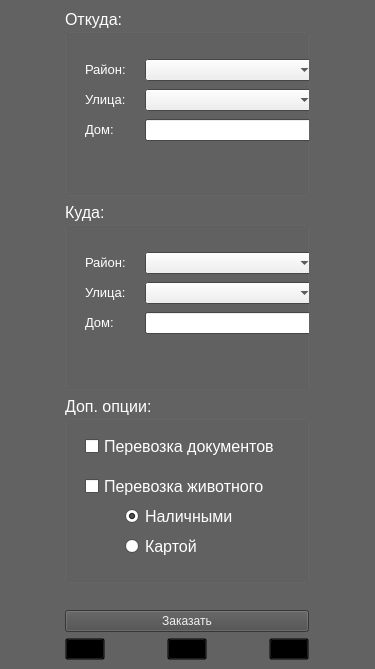
<?xml version="1.0" encoding="UTF-8"?>
<ui version="4.0">
 <class>MainWindow</class>
 <widget class="QMainWindow" name="MainWindow">
  <property name="geometry">
   <rect>
    <x>0</x>
    <y>0</y>
    <width>375</width>
    <height>669</height>
   </rect>
  </property>
  <property name="palette">
   <palette>
    <active>
     <colorrole role="Base">
      <brush brushstyle="SolidPattern">
       <color alpha="255">
        <red>255</red>
        <green>255</green>
        <blue>255</blue>
       </color>
      </brush>
     </colorrole>
     <colorrole role="Window">
      <brush brushstyle="SolidPattern">
       <color alpha="255">
        <red>98</red>
        <green>98</green>
        <blue>98</blue>
       </color>
      </brush>
     </colorrole>
    </active>
    <inactive>
     <colorrole role="Base">
      <brush brushstyle="SolidPattern">
       <color alpha="255">
        <red>255</red>
        <green>255</green>
        <blue>255</blue>
       </color>
      </brush>
     </colorrole>
     <colorrole role="Window">
      <brush brushstyle="SolidPattern">
       <color alpha="255">
        <red>98</red>
        <green>98</green>
        <blue>98</blue>
       </color>
      </brush>
     </colorrole>
    </inactive>
    <disabled>
     <colorrole role="Base">
      <brush brushstyle="SolidPattern">
       <color alpha="255">
        <red>98</red>
        <green>98</green>
        <blue>98</blue>
       </color>
      </brush>
     </colorrole>
     <colorrole role="Window">
      <brush brushstyle="SolidPattern">
       <color alpha="255">
        <red>98</red>
        <green>98</green>
        <blue>98</blue>
       </color>
      </brush>
     </colorrole>
    </disabled>
   </palette>
  </property>
  <property name="windowTitle">
   <string>MainWindow</string>
  </property>
  <widget class="QWidget" name="centralwidget">
   <layout class="QGridLayout" name="gridLayout">
    <item row="1" column="0">
     <widget class="QPushButton" name="taxi_btn">
      <property name="sizePolicy">
       <sizepolicy hsizetype="Maximum" vsizetype="Fixed">
        <horstretch>0</horstretch>
        <verstretch>0</verstretch>
       </sizepolicy>
      </property>
      <property name="styleSheet">
       <string notr="true">QPushButton#taxi_btn {
        background-color: transparent;
    }
QPushButton#taxi_btn:hover {
        background-color: rgb(75, 75, 75);
		border-radius: 20px;
    }</string>
      </property>
      <property name="text">
       <string/>
      </property>
      <property name="icon">
       <iconset>
        <normaloff>img/taxi_2.png</normaloff>img/taxi_2.png</iconset>
      </property>
      <property name="iconSize">
       <size>
        <width>48</width>
        <height>48</height>
       </size>
      </property>
     </widget>
    </item>
    <item row="1" column="1">
     <widget class="QPushButton" name="account_btn">
      <property name="sizePolicy">
       <sizepolicy hsizetype="Maximum" vsizetype="Fixed">
        <horstretch>0</horstretch>
        <verstretch>0</verstretch>
       </sizepolicy>
      </property>
      <property name="styleSheet">
       <string notr="true">QPushButton#account_btn {
        background-color: transparent;
    }
QPushButton#account_btn:hover {
        background-color: rgb(75, 75, 75);
		border-radius: 20px;
    }</string>
      </property>
      <property name="text">
       <string/>
      </property>
      <property name="icon">
       <iconset>
        <normaloff>img/profile_2.png</normaloff>img/profile_2.png</iconset>
      </property>
      <property name="iconSize">
       <size>
        <width>48</width>
        <height>48</height>
       </size>
      </property>
     </widget>
    </item>
    <item row="1" column="2">
     <widget class="QPushButton" name="story_btn">
      <property name="sizePolicy">
       <sizepolicy hsizetype="Maximum" vsizetype="Fixed">
        <horstretch>0</horstretch>
        <verstretch>0</verstretch>
       </sizepolicy>
      </property>
      <property name="styleSheet">
       <string notr="true">QPushButton#story_btn {
        background-color: transparent;
    }
QPushButton#story_btn:hover {
        background-color: rgb(75, 75, 75);
		border-radius: 20px;
    }</string>
      </property>
      <property name="text">
       <string/>
      </property>
      <property name="icon">
       <iconset>
        <normaloff>img/story_2.png</normaloff>img/story_2.png</iconset>
      </property>
      <property name="iconSize">
       <size>
        <width>48</width>
        <height>48</height>
       </size>
      </property>
     </widget>
    </item>
    <item row="0" column="0" colspan="3">
     <layout class="QGridLayout" name="gridLayout_2">
      <item row="2" column="1">
       <widget class="QGroupBox" name="groupBox_3">
        <property name="palette">
         <palette>
          <active>
           <colorrole role="WindowText">
            <brush brushstyle="SolidPattern">
             <color alpha="255">
              <red>255</red>
              <green>255</green>
              <blue>255</blue>
             </color>
            </brush>
           </colorrole>
          </active>
          <inactive>
           <colorrole role="WindowText">
            <brush brushstyle="SolidPattern">
             <color alpha="255">
              <red>255</red>
              <green>255</green>
              <blue>255</blue>
             </color>
            </brush>
           </colorrole>
          </inactive>
          <disabled>
           <colorrole role="WindowText">
            <brush brushstyle="SolidPattern">
             <color alpha="255">
              <red>120</red>
              <green>120</green>
              <blue>120</blue>
             </color>
            </brush>
           </colorrole>
          </disabled>
         </palette>
        </property>
        <property name="font">
         <font>
          <pointsize>12</pointsize>
         </font>
        </property>
        <property name="title">
         <string>Доп. опции:</string>
        </property>
        <widget class="QCheckBox" name="drive_docs_checker">
         <property name="geometry">
          <rect>
           <x>20</x>
           <y>40</y>
           <width>241</width>
           <height>20</height>
          </rect>
         </property>
         <property name="text">
          <string>Перевозка документов</string>
         </property>
        </widget>
        <widget class="QCheckBox" name="drive_animals_checker">
         <property name="geometry">
          <rect>
           <x>20</x>
           <y>80</y>
           <width>241</width>
           <height>20</height>
          </rect>
         </property>
         <property name="text">
          <string>Перевозка животного</string>
         </property>
        </widget>
        <widget class="QRadioButton" name="radio_with_cash">
         <property name="geometry">
          <rect>
           <x>60</x>
           <y>110</y>
           <width>141</width>
           <height>20</height>
          </rect>
         </property>
         <property name="text">
          <string>Наличными</string>
         </property>
         <property name="checked">
          <bool>true</bool>
         </property>
        </widget>
        <widget class="QRadioButton" name="radio_with_card">
         <property name="geometry">
          <rect>
           <x>60</x>
           <y>140</y>
           <width>141</width>
           <height>20</height>
          </rect>
         </property>
         <property name="text">
          <string>Картой</string>
         </property>
        </widget>
       </widget>
      </item>
      <item row="0" column="1">
       <widget class="QGroupBox" name="groupBox">
        <property name="palette">
         <palette>
          <active>
           <colorrole role="WindowText">
            <brush brushstyle="SolidPattern">
             <color alpha="255">
              <red>255</red>
              <green>255</green>
              <blue>255</blue>
             </color>
            </brush>
           </colorrole>
          </active>
          <inactive>
           <colorrole role="WindowText">
            <brush brushstyle="SolidPattern">
             <color alpha="255">
              <red>255</red>
              <green>255</green>
              <blue>255</blue>
             </color>
            </brush>
           </colorrole>
          </inactive>
          <disabled>
           <colorrole role="WindowText">
            <brush brushstyle="SolidPattern">
             <color alpha="255">
              <red>120</red>
              <green>120</green>
              <blue>120</blue>
             </color>
            </brush>
           </colorrole>
          </disabled>
         </palette>
        </property>
        <property name="font">
         <font>
          <pointsize>12</pointsize>
         </font>
        </property>
        <property name="title">
         <string>Откуда:</string>
        </property>
        <widget class="QComboBox" name="from_dist">
         <property name="geometry">
          <rect>
           <x>80</x>
           <y>50</y>
           <width>171</width>
           <height>22</height>
          </rect>
         </property>
        </widget>
        <widget class="QLabel" name="label">
         <property name="geometry">
          <rect>
           <x>20</x>
           <y>50</y>
           <width>51</width>
           <height>20</height>
          </rect>
         </property>
         <property name="font">
          <font>
           <pointsize>10</pointsize>
          </font>
         </property>
         <property name="text">
          <string>Район:</string>
         </property>
        </widget>
        <widget class="QLabel" name="label_2">
         <property name="geometry">
          <rect>
           <x>20</x>
           <y>80</y>
           <width>51</width>
           <height>20</height>
          </rect>
         </property>
         <property name="font">
          <font>
           <pointsize>10</pointsize>
          </font>
         </property>
         <property name="text">
          <string>Улица:</string>
         </property>
        </widget>
        <widget class="QComboBox" name="from_street">
         <property name="geometry">
          <rect>
           <x>80</x>
           <y>80</y>
           <width>171</width>
           <height>22</height>
          </rect>
         </property>
        </widget>
        <widget class="QLabel" name="label_3">
         <property name="geometry">
          <rect>
           <x>20</x>
           <y>110</y>
           <width>51</width>
           <height>20</height>
          </rect>
         </property>
         <property name="font">
          <font>
           <pointsize>10</pointsize>
          </font>
         </property>
         <property name="text">
          <string>Дом:</string>
         </property>
        </widget>
        <widget class="QLineEdit" name="from_house">
         <property name="geometry">
          <rect>
           <x>80</x>
           <y>110</y>
           <width>171</width>
           <height>22</height>
          </rect>
         </property>
        </widget>
       </widget>
      </item>
      <item row="4" column="1">
       <widget class="QPushButton" name="order_btn">
        <property name="palette">
         <palette>
          <active>
           <colorrole role="WindowText">
            <brush brushstyle="SolidPattern">
             <color alpha="255">
              <red>30</red>
              <green>30</green>
              <blue>30</blue>
             </color>
            </brush>
           </colorrole>
           <colorrole role="Button">
            <brush brushstyle="SolidPattern">
             <color alpha="255">
              <red>76</red>
              <green>76</green>
              <blue>76</blue>
             </color>
            </brush>
           </colorrole>
           <colorrole role="Light">
            <brush brushstyle="SolidPattern">
             <color alpha="255">
              <red>18</red>
              <green>18</green>
              <blue>18</blue>
             </color>
            </brush>
           </colorrole>
           <colorrole role="Midlight">
            <brush brushstyle="SolidPattern">
             <color alpha="255">
              <red>43</red>
              <green>43</green>
              <blue>43</blue>
             </color>
            </brush>
           </colorrole>
           <colorrole role="Dark">
            <brush brushstyle="SolidPattern">
             <color alpha="255">
              <red>43</red>
              <green>43</green>
              <blue>43</blue>
             </color>
            </brush>
           </colorrole>
           <colorrole role="Mid">
            <brush brushstyle="SolidPattern">
             <color alpha="255">
              <red>43</red>
              <green>43</green>
              <blue>43</blue>
             </color>
            </brush>
           </colorrole>
           <colorrole role="Text">
            <brush brushstyle="SolidPattern">
             <color alpha="255">
              <red>15</red>
              <green>15</green>
              <blue>15</blue>
             </color>
            </brush>
           </colorrole>
           <colorrole role="ButtonText">
            <brush brushstyle="SolidPattern">
             <color alpha="255">
              <red>239</red>
              <green>239</green>
              <blue>239</blue>
             </color>
            </brush>
           </colorrole>
           <colorrole role="Base">
            <brush brushstyle="SolidPattern">
             <color alpha="255">
              <red>76</red>
              <green>76</green>
              <blue>76</blue>
             </color>
            </brush>
           </colorrole>
           <colorrole role="Window">
            <brush brushstyle="SolidPattern">
             <color alpha="255">
              <red>76</red>
              <green>76</green>
              <blue>76</blue>
             </color>
            </brush>
           </colorrole>
           <colorrole role="HighlightedText">
            <brush brushstyle="SolidPattern">
             <color alpha="255">
              <red>12</red>
              <green>12</green>
              <blue>12</blue>
             </color>
            </brush>
           </colorrole>
           <colorrole role="AlternateBase">
            <brush brushstyle="SolidPattern">
             <color alpha="255">
              <red>43</red>
              <green>43</green>
              <blue>43</blue>
             </color>
            </brush>
           </colorrole>
           <colorrole role="NoRole">
            <brush brushstyle="SolidPattern">
             <color alpha="255">
              <red>48</red>
              <green>48</green>
              <blue>48</blue>
             </color>
            </brush>
           </colorrole>
           <colorrole role="PlaceholderText">
            <brush brushstyle="SolidPattern">
             <color alpha="128">
              <red>33</red>
              <green>33</green>
              <blue>33</blue>
             </color>
            </brush>
           </colorrole>
          </active>
          <inactive>
           <colorrole role="WindowText">
            <brush brushstyle="SolidPattern">
             <color alpha="255">
              <red>30</red>
              <green>30</green>
              <blue>30</blue>
             </color>
            </brush>
           </colorrole>
           <colorrole role="Button">
            <brush brushstyle="SolidPattern">
             <color alpha="255">
              <red>76</red>
              <green>76</green>
              <blue>76</blue>
             </color>
            </brush>
           </colorrole>
           <colorrole role="Light">
            <brush brushstyle="SolidPattern">
             <color alpha="255">
              <red>18</red>
              <green>18</green>
              <blue>18</blue>
             </color>
            </brush>
           </colorrole>
           <colorrole role="Midlight">
            <brush brushstyle="SolidPattern">
             <color alpha="255">
              <red>43</red>
              <green>43</green>
              <blue>43</blue>
             </color>
            </brush>
           </colorrole>
           <colorrole role="Dark">
            <brush brushstyle="SolidPattern">
             <color alpha="255">
              <red>43</red>
              <green>43</green>
              <blue>43</blue>
             </color>
            </brush>
           </colorrole>
           <colorrole role="Mid">
            <brush brushstyle="SolidPattern">
             <color alpha="255">
              <red>43</red>
              <green>43</green>
              <blue>43</blue>
             </color>
            </brush>
           </colorrole>
           <colorrole role="Text">
            <brush brushstyle="SolidPattern">
             <color alpha="255">
              <red>15</red>
              <green>15</green>
              <blue>15</blue>
             </color>
            </brush>
           </colorrole>
           <colorrole role="ButtonText">
            <brush brushstyle="SolidPattern">
             <color alpha="255">
              <red>239</red>
              <green>239</green>
              <blue>239</blue>
             </color>
            </brush>
           </colorrole>
           <colorrole role="Base">
            <brush brushstyle="SolidPattern">
             <color alpha="255">
              <red>76</red>
              <green>76</green>
              <blue>76</blue>
             </color>
            </brush>
           </colorrole>
           <colorrole role="Window">
            <brush brushstyle="SolidPattern">
             <color alpha="255">
              <red>76</red>
              <green>76</green>
              <blue>76</blue>
             </color>
            </brush>
           </colorrole>
           <colorrole role="HighlightedText">
            <brush brushstyle="SolidPattern">
             <color alpha="255">
              <red>12</red>
              <green>12</green>
              <blue>12</blue>
             </color>
            </brush>
           </colorrole>
           <colorrole role="AlternateBase">
            <brush brushstyle="SolidPattern">
             <color alpha="255">
              <red>43</red>
              <green>43</green>
              <blue>43</blue>
             </color>
            </brush>
           </colorrole>
           <colorrole role="NoRole">
            <brush brushstyle="SolidPattern">
             <color alpha="255">
              <red>48</red>
              <green>48</green>
              <blue>48</blue>
             </color>
            </brush>
           </colorrole>
           <colorrole role="PlaceholderText">
            <brush brushstyle="SolidPattern">
             <color alpha="128">
              <red>33</red>
              <green>33</green>
              <blue>33</blue>
             </color>
            </brush>
           </colorrole>
          </inactive>
          <disabled>
           <colorrole role="WindowText">
            <brush brushstyle="SolidPattern">
             <color alpha="255">
              <red>43</red>
              <green>43</green>
              <blue>43</blue>
             </color>
            </brush>
           </colorrole>
           <colorrole role="Button">
            <brush brushstyle="SolidPattern">
             <color alpha="255">
              <red>76</red>
              <green>76</green>
              <blue>76</blue>
             </color>
            </brush>
           </colorrole>
           <colorrole role="Light">
            <brush brushstyle="SolidPattern">
             <color alpha="255">
              <red>18</red>
              <green>18</green>
              <blue>18</blue>
             </color>
            </brush>
           </colorrole>
           <colorrole role="Midlight">
            <brush brushstyle="SolidPattern">
             <color alpha="255">
              <red>43</red>
              <green>43</green>
              <blue>43</blue>
             </color>
            </brush>
           </colorrole>
           <colorrole role="Dark">
            <brush brushstyle="SolidPattern">
             <color alpha="255">
              <red>43</red>
              <green>43</green>
              <blue>43</blue>
             </color>
            </brush>
           </colorrole>
           <colorrole role="Mid">
            <brush brushstyle="SolidPattern">
             <color alpha="255">
              <red>43</red>
              <green>43</green>
              <blue>43</blue>
             </color>
            </brush>
           </colorrole>
           <colorrole role="Text">
            <brush brushstyle="SolidPattern">
             <color alpha="255">
              <red>43</red>
              <green>43</green>
              <blue>43</blue>
             </color>
            </brush>
           </colorrole>
           <colorrole role="ButtonText">
            <brush brushstyle="SolidPattern">
             <color alpha="255">
              <red>43</red>
              <green>43</green>
              <blue>43</blue>
             </color>
            </brush>
           </colorrole>
           <colorrole role="Base">
            <brush brushstyle="SolidPattern">
             <color alpha="255">
              <red>76</red>
              <green>76</green>
              <blue>76</blue>
             </color>
            </brush>
           </colorrole>
           <colorrole role="Window">
            <brush brushstyle="SolidPattern">
             <color alpha="255">
              <red>76</red>
              <green>76</green>
              <blue>76</blue>
             </color>
            </brush>
           </colorrole>
           <colorrole role="HighlightedText">
            <brush brushstyle="SolidPattern">
             <color alpha="255">
              <red>12</red>
              <green>12</green>
              <blue>12</blue>
             </color>
            </brush>
           </colorrole>
           <colorrole role="AlternateBase">
            <brush brushstyle="SolidPattern">
             <color alpha="255">
              <red>43</red>
              <green>43</green>
              <blue>43</blue>
             </color>
            </brush>
           </colorrole>
           <colorrole role="NoRole">
            <brush brushstyle="SolidPattern">
             <color alpha="255">
              <red>48</red>
              <green>48</green>
              <blue>48</blue>
             </color>
            </brush>
           </colorrole>
           <colorrole role="PlaceholderText">
            <brush brushstyle="SolidPattern">
             <color alpha="128">
              <red>33</red>
              <green>33</green>
              <blue>33</blue>
             </color>
            </brush>
           </colorrole>
          </disabled>
         </palette>
        </property>
        <property name="font">
         <font>
          <family>MS Shell Dlg 2</family>
          <pointsize>9</pointsize>
          <weight>50</weight>
          <italic>false</italic>
          <bold>false</bold>
         </font>
        </property>
        <property name="styleSheet">
         <string notr="true">background-color: rgb(76, 76, 76);  /* Черный фон кнопки */
color: ;
font: 9pt &quot;MS Shell Dlg 2&quot;;</string>
        </property>
        <property name="text">
         <string>Заказать</string>
        </property>
       </widget>
      </item>
      <item row="1" column="1">
       <widget class="QGroupBox" name="groupBox_2">
        <property name="palette">
         <palette>
          <active>
           <colorrole role="WindowText">
            <brush brushstyle="SolidPattern">
             <color alpha="255">
              <red>255</red>
              <green>255</green>
              <blue>255</blue>
             </color>
            </brush>
           </colorrole>
          </active>
          <inactive>
           <colorrole role="WindowText">
            <brush brushstyle="SolidPattern">
             <color alpha="255">
              <red>255</red>
              <green>255</green>
              <blue>255</blue>
             </color>
            </brush>
           </colorrole>
          </inactive>
          <disabled>
           <colorrole role="WindowText">
            <brush brushstyle="SolidPattern">
             <color alpha="255">
              <red>120</red>
              <green>120</green>
              <blue>120</blue>
             </color>
            </brush>
           </colorrole>
          </disabled>
         </palette>
        </property>
        <property name="font">
         <font>
          <pointsize>12</pointsize>
         </font>
        </property>
        <property name="title">
         <string>Куда:</string>
        </property>
        <widget class="QLabel" name="label_4">
         <property name="geometry">
          <rect>
           <x>20</x>
           <y>80</y>
           <width>51</width>
           <height>20</height>
          </rect>
         </property>
         <property name="font">
          <font>
           <pointsize>10</pointsize>
          </font>
         </property>
         <property name="text">
          <string>Улица:</string>
         </property>
        </widget>
        <widget class="QLabel" name="label_5">
         <property name="geometry">
          <rect>
           <x>20</x>
           <y>50</y>
           <width>51</width>
           <height>20</height>
          </rect>
         </property>
         <property name="font">
          <font>
           <pointsize>10</pointsize>
          </font>
         </property>
         <property name="text">
          <string>Район:</string>
         </property>
        </widget>
        <widget class="QLabel" name="label_6">
         <property name="geometry">
          <rect>
           <x>20</x>
           <y>110</y>
           <width>51</width>
           <height>20</height>
          </rect>
         </property>
         <property name="font">
          <font>
           <pointsize>10</pointsize>
          </font>
         </property>
         <property name="text">
          <string>Дом:</string>
         </property>
        </widget>
        <widget class="QComboBox" name="to_street">
         <property name="geometry">
          <rect>
           <x>80</x>
           <y>80</y>
           <width>171</width>
           <height>22</height>
          </rect>
         </property>
        </widget>
        <widget class="QComboBox" name="to_dist">
         <property name="geometry">
          <rect>
           <x>80</x>
           <y>50</y>
           <width>171</width>
           <height>22</height>
          </rect>
         </property>
        </widget>
        <widget class="QLineEdit" name="to_house">
         <property name="geometry">
          <rect>
           <x>80</x>
           <y>110</y>
           <width>171</width>
           <height>22</height>
          </rect>
         </property>
        </widget>
       </widget>
      </item>
      <item row="3" column="1">
       <widget class="QLabel" name="cout_label">
        <property name="sizePolicy">
         <sizepolicy hsizetype="Preferred" vsizetype="Fixed">
          <horstretch>0</horstretch>
          <verstretch>0</verstretch>
         </sizepolicy>
        </property>
        <property name="palette">
         <palette>
          <active>
           <colorrole role="WindowText">
            <brush brushstyle="SolidPattern">
             <color alpha="255">
              <red>255</red>
              <green>255</green>
              <blue>255</blue>
             </color>
            </brush>
           </colorrole>
          </active>
          <inactive>
           <colorrole role="WindowText">
            <brush brushstyle="SolidPattern">
             <color alpha="255">
              <red>255</red>
              <green>255</green>
              <blue>255</blue>
             </color>
            </brush>
           </colorrole>
          </inactive>
          <disabled>
           <colorrole role="WindowText">
            <brush brushstyle="SolidPattern">
             <color alpha="255">
              <red>120</red>
              <green>120</green>
              <blue>120</blue>
             </color>
            </brush>
           </colorrole>
          </disabled>
         </palette>
        </property>
        <property name="font">
         <font>
          <pointsize>10</pointsize>
         </font>
        </property>
        <property name="text">
         <string/>
        </property>
       </widget>
      </item>
     </layout>
    </item>
   </layout>
  </widget>
 </widget>
 <resources/>
 <connections/>
</ui>
